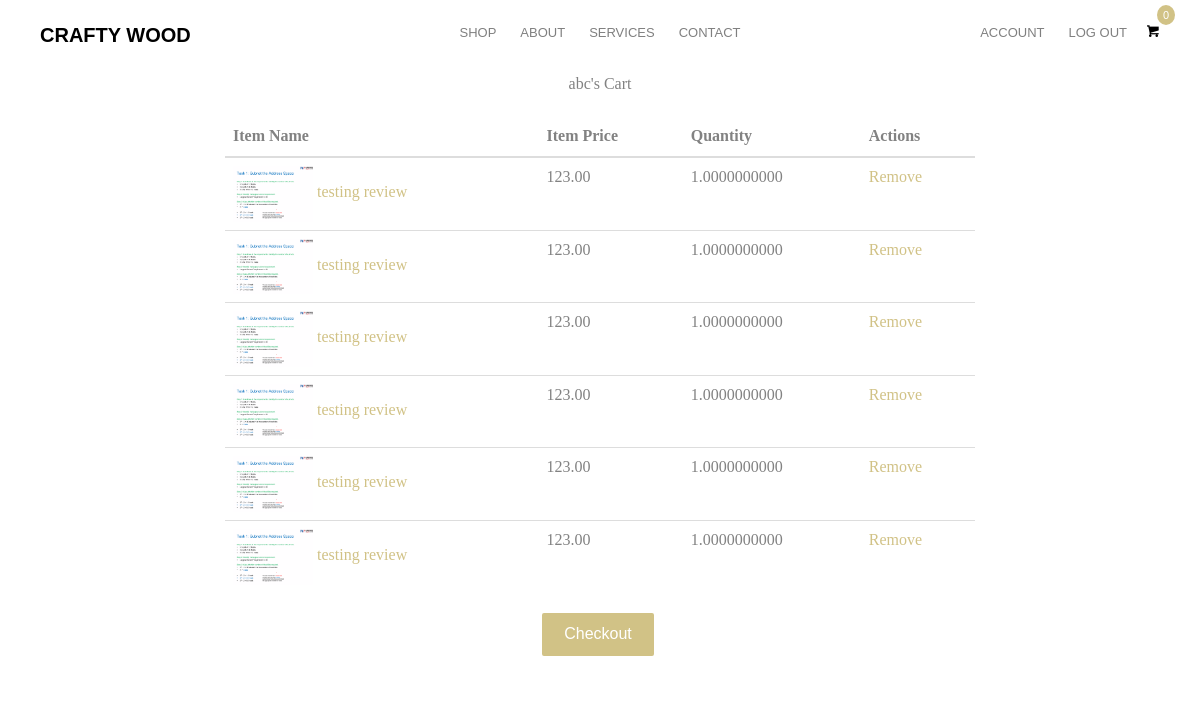
The app's page /cart/5 (signed in) with its own data.
### ecommercesite/database.py (models this page shows, shortened)
class User(db.Model, UserMixin):
    __tablename__ = 'user'
    id = db.Column(db.Integer, primary_key=True)
    type = db.Column(db.String(20))
    first_name = db.Column(db.String(30), nullable=False)
    last_name = db.Column(db.String(30), nullable=False)
    username = db.Column(db.String(30), nullable=False, unique=True)
    email = db.Column(db.String(100), nullable=False, unique=True)
    password = db.Column(db.String(60), nullable=False)
    role = db.Column(db.String(10), nullable=False, default='user')
    image_file = db.Column(db.String(20), nullable=False, default='defaultpfp.jpg')
    __mapper_args__ = {
        'polymorphic_on':type,
        'polymorphic_identity':'user'
    }

class Items_In_Cart(db.Model):
    __tablename__ = 'items_in_cart'
    id = db.Column(db.Integer, primary_key=True)
    image_1 = db.Column(db.String(150), nullable=False, default='product-single-1.jpg')
    name = db.Column(db.String(80), nullable=False)
    price = db.Column(db.Numeric(10,2), nullable=False)
    quantity = db.Column(db.Numeric(), nullable=False, default='1')
    user_id = db.Column(db.Integer, db.ForeignKey('user.id'), nullable=False)

### ecommercesite/routes.py (the view)
@app.route('/cart/<int:user>', methods=['GET', 'POST'])
@login_required
def cart(user):
    cart_items = Items_In_Cart.query.filter_by(user_id=user).all()
    return render_template('cart.html', title='Shopping Cart', current_user=current_user, cart_items=cart_items)

### ecommercesite/database.py (called while the page is built)
@login_manager.user_loader
def load_user(user_id):
    return User.query.get(int(user_id))

### ecommercesite/templates/cart.html
{% extends 'layout.html' %}
{% block content %}
<div>
    <p class='text-center'>{{ current_user.username }}'s Cart</p>
</div>
<div class="page-wrapper">
  <div class="cart shopping">
    <div class="container">
      <div class="row">
        <div class="col-md-8 col-md-offset-2">
          <div class="block">
            <div class="product-list">
              <form method="post">
                <table class="table">
                  <thead>
                    <tr>
                      <th class="">Item Name</th>
                      <th class="">Item Price</th>
                      <th class="">Quantity</th>
                      <th class="">Actions</th>
                    </tr>
                  </thead>
                  <tbody>
                    {% for product in cart_items %}
                    <tr class="">
                      <td class="">
                        <div class="product-info">
                          <img width="80" src="{{url_for('static', filename='product_pics/' + product.image_1)}}" alt="" />
                          <a href="#!">{{ product.name }}</a>
                        </div>
                      </td>
                      <td class="">{{ product.price }}</td>
                      <td class="">{{ product.quantity }}</td>
                      <td class="">
                        <a class="product-remove" href="#!">Remove</a>
                      </td>
                    </tr>
                    {% endfor %}
                  </tbody>
                </table>
              </form>
            </div>
          </div>
        </div>
      </div>
    </div>
  </div>
</div>
<div class="container text-center">
  <p>
    <a class="btn btn-primary" href="{{ url_for('checkout')}}">Checkout</a>
  </p>
</div>
{% endblock %}

### ecommercesite/static/style.css (style rules this page uses)
body { font-family: "Playfair Display", serif; font-weight: 400; font-size: 16px; line-height: 1.7; color: #828282; background: #fff; }
a { color: #d1c286; -webkit-transition: 0.5s; -o-transition: 0.5s; transition: 0.5s; }
p { margin-bottom: 20px; }
.btn { margin-right: 4px; margin-bottom: 4px; font-family: "Montserrat", Arial, sans-serif; font-size: 16px; font-weight: 400; -webkit-border-radius: 2px; -moz-border-radius: 2px; -ms-border-radius: 2px; border-radius: 2px; -webkit-transition: 0.5s; -o-transition: 0.5s; transition: 0.5s; padding: 8px 20px; }
.btn-primary { background: #d1c286; color: #fff; border: 2px solid #d1c286; }

### records on screen
User: username "abc"
Items_In_Cart: image_1 (picture), name "testing review", price "123.00", quantity "1.0000000000"
Items_In_Cart: image_1 (picture), name "testing review", price "123.00", quantity "1.0000000000"
Items_In_Cart: image_1 (picture), name "testing review", price "123.00", quantity "1.0000000000"
Items_In_Cart: image_1 (picture), name "testing review", price "123.00", quantity "1.0000000000"
Items_In_Cart: image_1 (picture), name "testing review", price "123.00", quantity "1.0000000000"
Items_In_Cart: image_1 (picture), name "testing review", price "123.00", quantity "1.0000000000"
